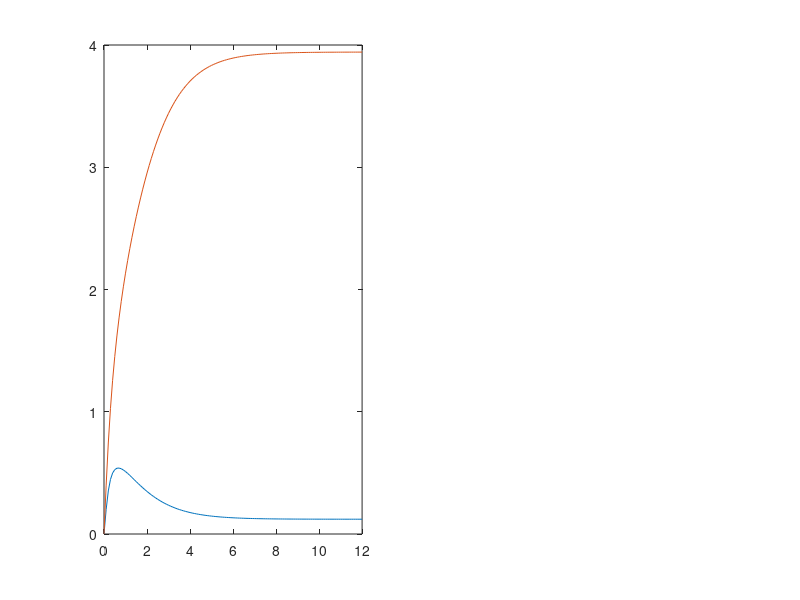

Here is the MATLAB script that generated this plot: (Note: this script raises an error after producing the figure.)
clear
%%%%%%define derivative%%%%%%%%% 
dudt = @(u,v,a1,b) a1/(1 + v^b) - u; 
dvdt = @(u,v,a2,g) a2/(1 + u^g) - v; 
%%%%%%%%%%%Define Initial Condition%%%%%%%%%%%%%
y0 = [0 0];
u_0 = y0(1); 
v_0 = y0(2); 
a1 = 2; 
a2 = 4; 
b = 2; 
g = 2; 

tspan = [0 12];

h = 0.1; 

t_0 = tspan(1); 
t_f = tspan(2); 
t1 = t_0:h:t_f;
nStep = t_f/h;

%%%%%%%%%%%%%%%%%%%%%%%%
for i = 1:nStep
    u(i) = u_0 + h*dudt(u_0,v_0,a1,b);
    v(i) = v_0 + h*dvdt(u_0,v_0,a2,g);
    u_0 = u(i); 
    v_0 = v(i); 
end

u = [y0(1) u]; 
v = [y0(2) v]; 
figure(1)
subplot(1,2,1)
plot(t1,u);
hold on 
plot(t1,v);


%%%%%%%%%%%%%%%%%%%%%%%%%%%%%%%%%%%%%%%%%%%%%%%%%
[t,y] = ode45(@(t,y) funToggleSwitch(t,y,a1,a2,b,g),tspan,y0);

subplot(1,2,2)
plot(t,y(:,1)); 
hold on 
plot(t,y(:,2));